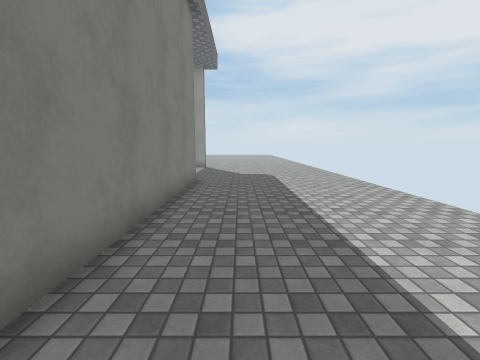
[1] (above)

24 first-person views from a walk through a 3-D level made in the Unity game engine. The camera is 1.4 m above the floor, tilts 8° down and sees 90° across. The floor is counted in squares, 1 m on a side. Each view is taken from the middle of a square. On the plan, view 1 faces up. The plan holds only what a view shows up to about 13 squares ahead; the rest is blank. The place goes on beyond the plan. The player character is not drawn. Some surface patterns are stand-ins.

[2]
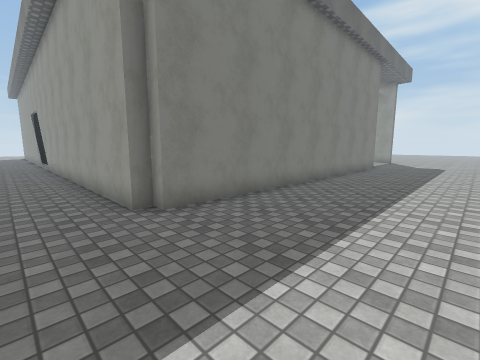

[3]
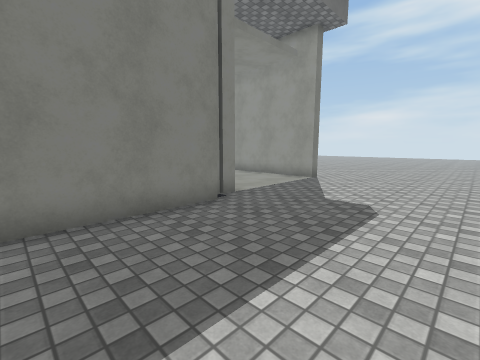

[4]
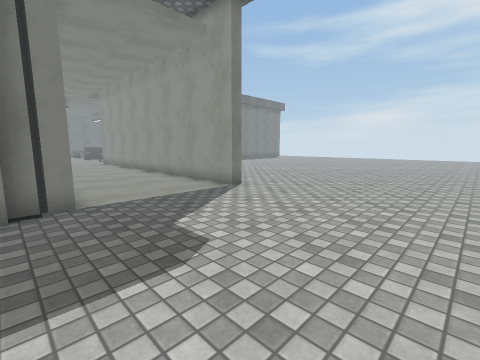

[5]
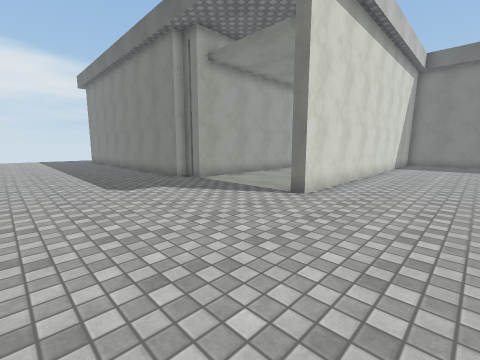

[6]
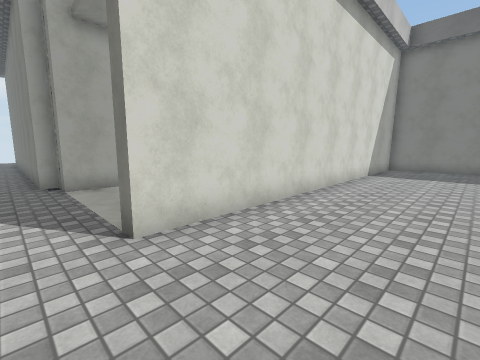

[7]
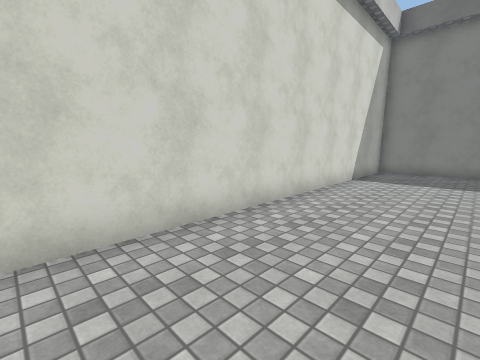

[8]
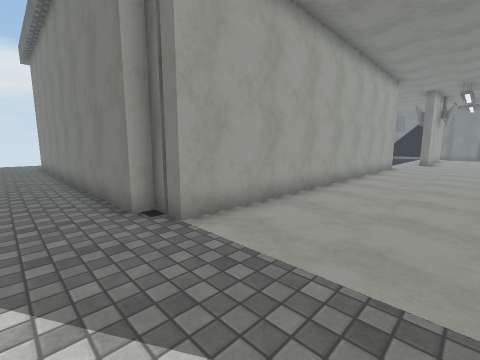

[9]
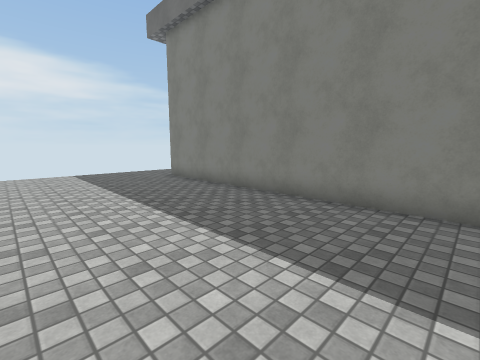

[10]
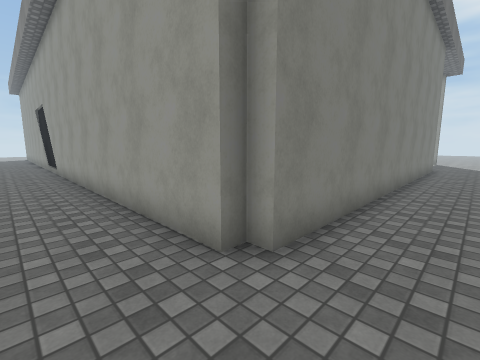

[11]
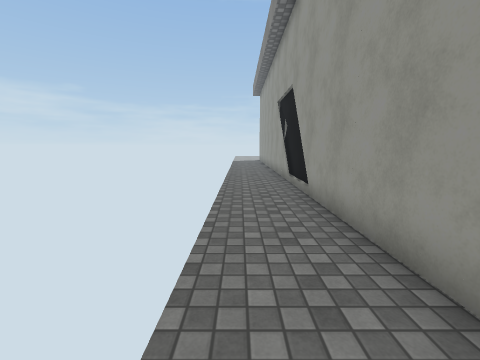

[12]
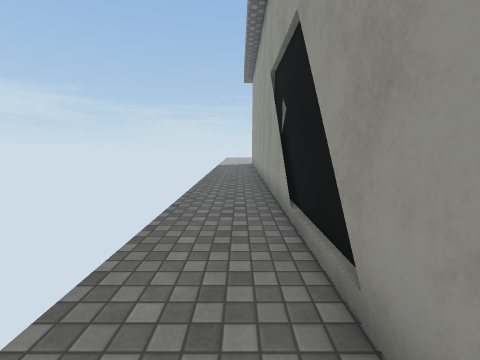

[13]
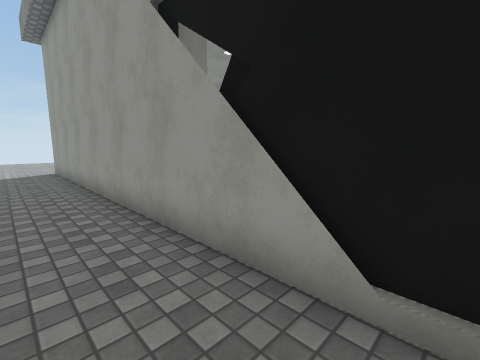

[14]
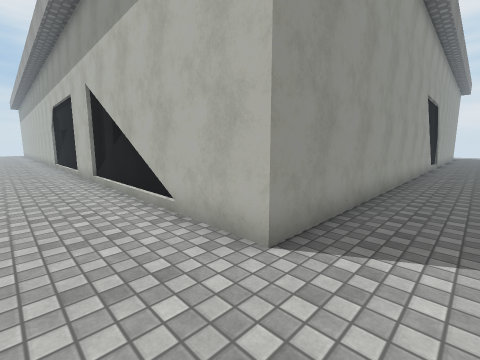

[15]
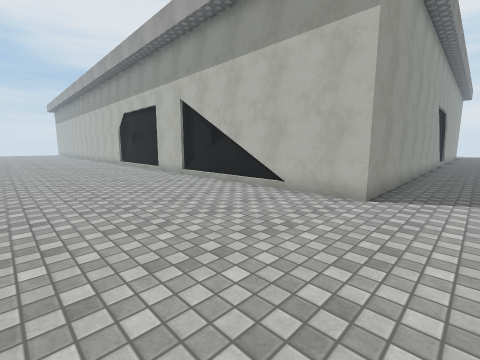

[16]
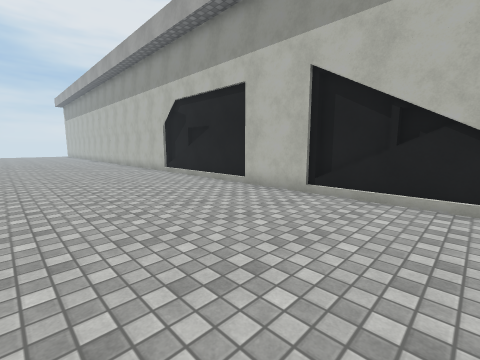

[17]
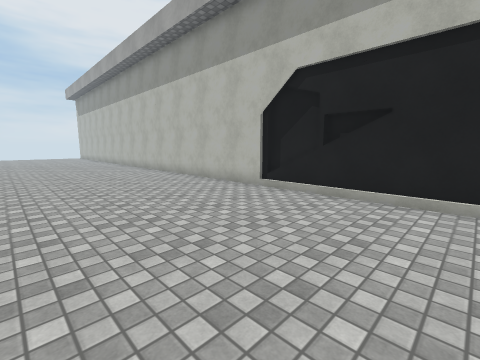

[18]
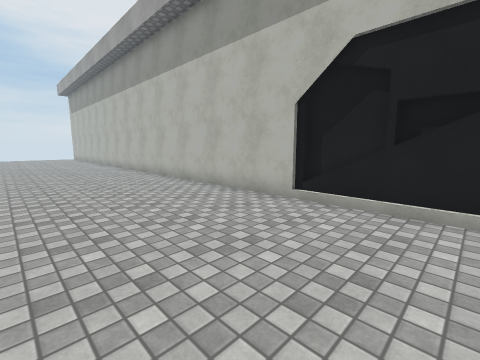

[19]
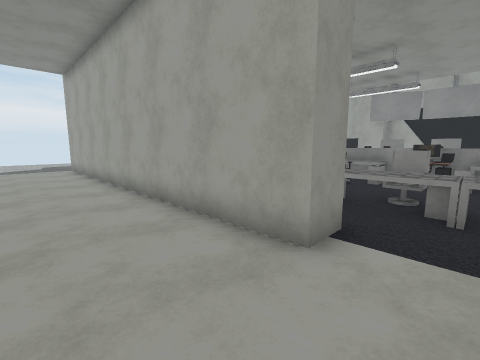

[20]
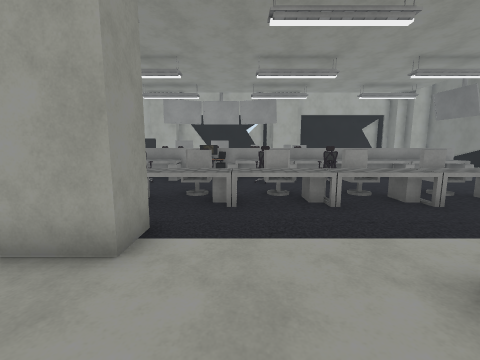

[21]
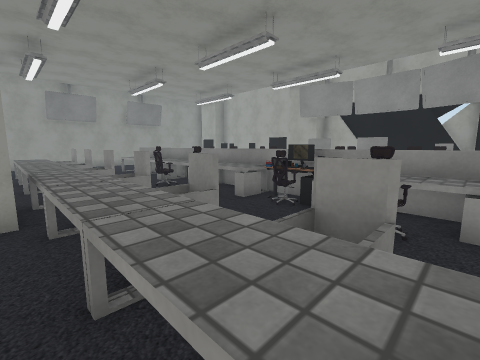

[22]
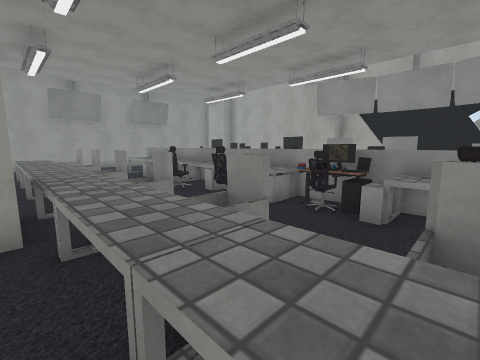

[23]
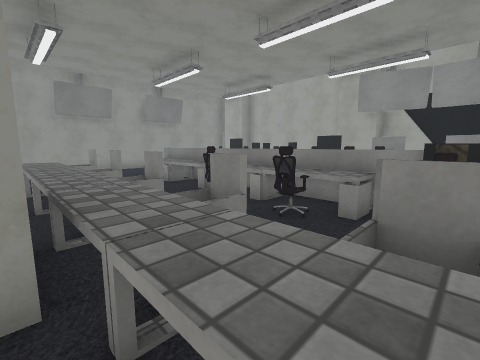

[24]
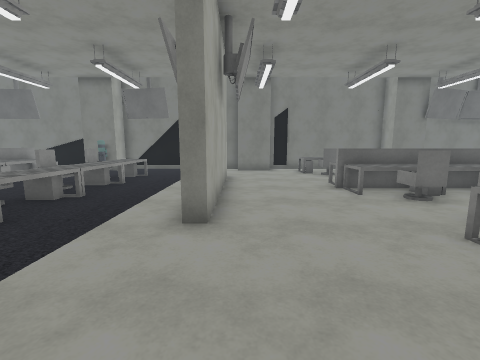

### Floor plan
Key: @ floor where view 1 was taken; # wall or solid block; x gap in a wall; . floor; = window, fence, low wall or low ledge; ^ raised ledge; O other object.
Columns run from 39 left of view 1 to 4 right of it. Each row starts with its distance up from view 1.
 20 .......#      ^^      #.....................
 19 .......#      ^^.     #.....................
 18 .......#  x = ^^#.^   #.....................
 17 .......# ^=..^^^...^  #.....................
 16 .......# ^........... ###############.......
 15 .......#  ..................................
 14 .......#  ..................................
 13 .......#  ..................................
 12 .......#    ######..........................
 11 .......#     .........################......
 10 .......#  ............# ##           #......
  9 .......# ...............##^^^^^^^    #......
  8 .......# ..^^^^^^^^^^^^^^^^^^^^^^    #......
  7 .......#  .=^.^.=^.^.^.x^ ^ =^ ^     #......
  6 .......#    ............             #......
  5 .......#   .....OO.O....O.O.....     #......
  4 .......#   ^^^^^^^^^^ O^^^^^^^^^^    #......
  3 .......#   ^^^^^^^^^^OO^^^^^^^^^^    #......
  2 .......#                             #......
  1 .......#                  OO         #......
  0 .......#                             #.@....
 -1 .......#             OOOO   OO       #......
 -2 .......#             ^^^^            #......
 -3 .......#                             #......
 -4 .......#                 ##          #......
 -5 .......###############################......
 -6  ...........................................
 -7 . ..........................................

Where each view was taken, in squares from view 1:
view 1: 0 up, 0 right, facing up
view 2: 7 down, 3 right, facing up-left
view 3: 6 up, 3 right, facing up-left
view 4: 10 up, 4 right, facing up-left
view 5: 20 up, 4 right, facing down-left
view 6: 20 up, 1 left, facing down-left
view 7: 20 up, 3 left, facing down-left
view 8: 15 up, 0 right, facing down-left
view 9: 6 up, 4 right, facing down-left
view 10: 7 down, 0 right, facing up-left
view 11: 7 down, 8 left, facing left
view 12: 6 down, 13 left, facing left
view 13: 7 down, 17 left, facing up-left
view 14: 7 down, 35 left, facing up-right
view 15: 7 down, 39 left, facing up-right
view 16: 0 up, 39 left, facing up-right
view 17: 7 up, 39 left, facing up-right
view 18: 9 up, 38 left, facing up-right
view 19: 14 up, 19 left, facing down-right
view 20: 14 up, 19 left, facing down
view 21: 9 up, 21 left, facing down-right
view 22: 9 up, 20 left, facing down-right
view 23: 9 up, 18 left, facing down-right
view 24: 13 up, 17 left, facing left
